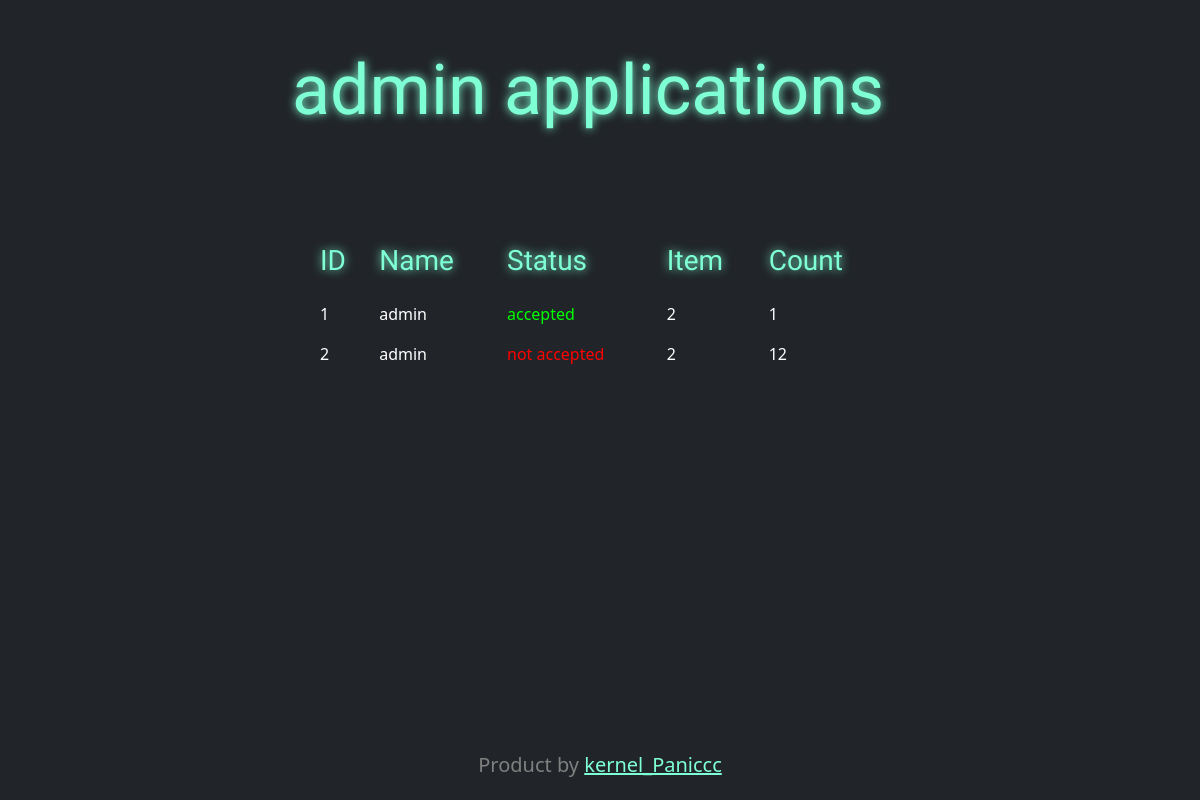
Page /account (signed in) on the earlier database version.
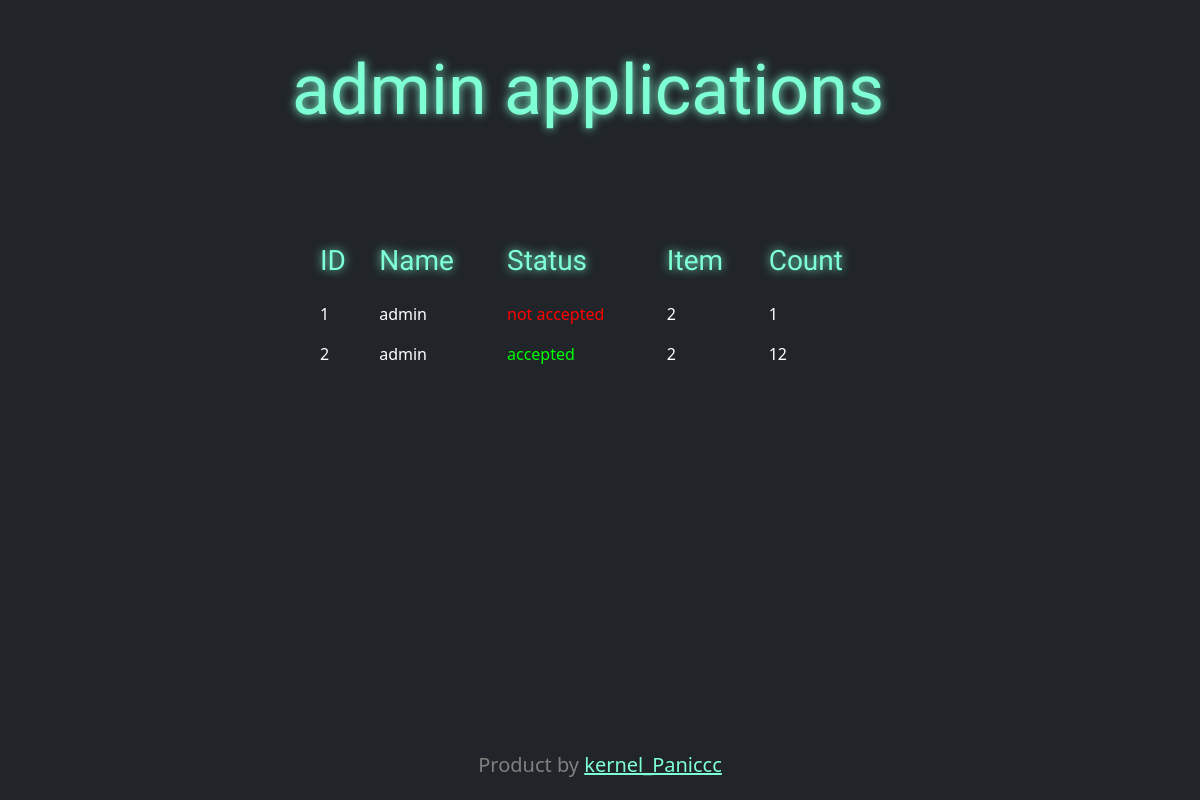
Same page on the later database version.
### src/models.py (models this page shows, shortened)
class User(db.Model, UserMixin):
    id = db.Column(db.Integer, primary_key=True)
    username = db.Column(db.String(128), nullable=False, unique=True)
    email = db.Column(db.String(128), nullable=False, unique=True)
    password = db.Column(db.String(255), nullable=False)
    role = db.Column(db.String(50), default='user')

class Aplications(db.Model):
    id = db.Column(db.Integer, primary_key=True)
    user_id = db.Column(db.Integer, nullable=False)
    count = db.Column(db.Integer, nullable=False)
    name = db.Column(db.String(128), nullable=False)
    status = db.Column(db.String(50), nullable=False)
    item_id = db.Column(db.Integer, default=0)

### src/main_routers.py (the view)
@app.route('/account', methods=['GET'])
@login_required
def account():
    try:
        applet = Aplications.query.filter_by(user_id=current_user.id).all()
        logging.info(f"Пользователь {current_user.username} просмотрел свои заявки.")
    except Exception as e:
        applet = []
        logging.error(f"Ошибка при получении заявок для пользователя {current_user.username}: {e}")
    return render_template("account.html", username=current_user.username, applications=applet)

### src/models.py (called while the page is built)
@manager.user_loader
def load_user(user_id):
    return User.query.get(user_id)

### src/templates/account.html (shortened to what this page needs)
{% extends 'base.html' %}
{% block content %}
<div class="container-fluid text-center">
    <div class="row align-items-start">
        <div class="row gy-4">
            <h1 style="font-size: 70px" class="main_text">
                {{username}} applications
            </h1>
        </div>
    </div>
</div>
<div class="container-fluid mt-5">
    <div class="row justify-content-center">
        <div class="col-6">
            <br><br>
            <table class="table table-borderless">
                <thead>
                    <tr>
                        <th class="main_text" style="color: aquamarine" scope="col"><h3>ID</h3></th>
                        <th class="main_text" style="color: aquamarine" scope="col"><h3>Name</h3></th>
                        <th class="main_text" style="color: aquamarine" scope="col"><h3>Status</h3></th>
                        <th class="main_text" style="color: aquamarine" scope="col"><h3>Item</h3></th>
                        <th class="main_text" style="color: aquamarine" scope="col"><h3>Count</h3></th>
                    </tr>
                </thead>
                <tbody>
                    {% for app in applications %}
                    <tr>
                        <td>{{ app.id }}</td>
                        <td>{{ app.name }}</td>
                        <td
                            {% if app.status == 'not accepted' %}style="color: red;"
                            {% elif app.status == 'accepted' %}style="color: lime;"
                            {% endif %}>
                            {{ app.status }}
                        </td>
                        <td>{{ app.item_id }}</td>
                        <td>{{ app.count }}</td>
                    </tr>
                    {% endfor %}
                </tbody>
            </table>
        </div>
    </div>
</div>
{% endblock %}

### src/templates/base.html (shortened to what this page needs)
<!doctype html>
<html lang="ru" data-bs-theme="dark" xmlns="http://www.w3.org/1999/html">
  <head>
      <link rel="stylesheet" href="../static/style.css">
      <link rel="stylesheet" href="https://cdn.jsdelivr.net/npm/bootstrap-icons@1.11.3/font/bootstrap-icons.min.css">
      <link href="https://cdn.jsdelivr.net/npm/bootstrap@5.3.3/dist/css/bootstrap.min.css" rel="stylesheet">
  </head>
<body>
{% block content %}
{% endblock %}
  <footer class="footer text-center">
        <div class="container">
             <div class="row align-center">
              <div class="col-md-4 offset-md-4">
                  <br>
                  <h5 style="color: gray">Product by <a href="https://t.me/Kernel_Paniccc" style="color: aquamarine">kernel_Paniccc</a></h5>
              </div>
             </div>
        </div>
  </footer>
</body>
</html>

### src/static/style.css (style rules this page uses)
body { display: flex; flex-direction: column; min-height: 100vh; }
.footer { margin-top: auto; padding: 15px 0; }
* { padding: 0; margin: 0; }
.main_text { color: aquamarine; font-family: 'Archivo Black'; text-shadow: 0 0 10px }

Differences in the rows shown:
changed Aplications id 1: status "accepted" → "not accepted"
changed Aplications id 2: status "not accepted" → "accepted"
